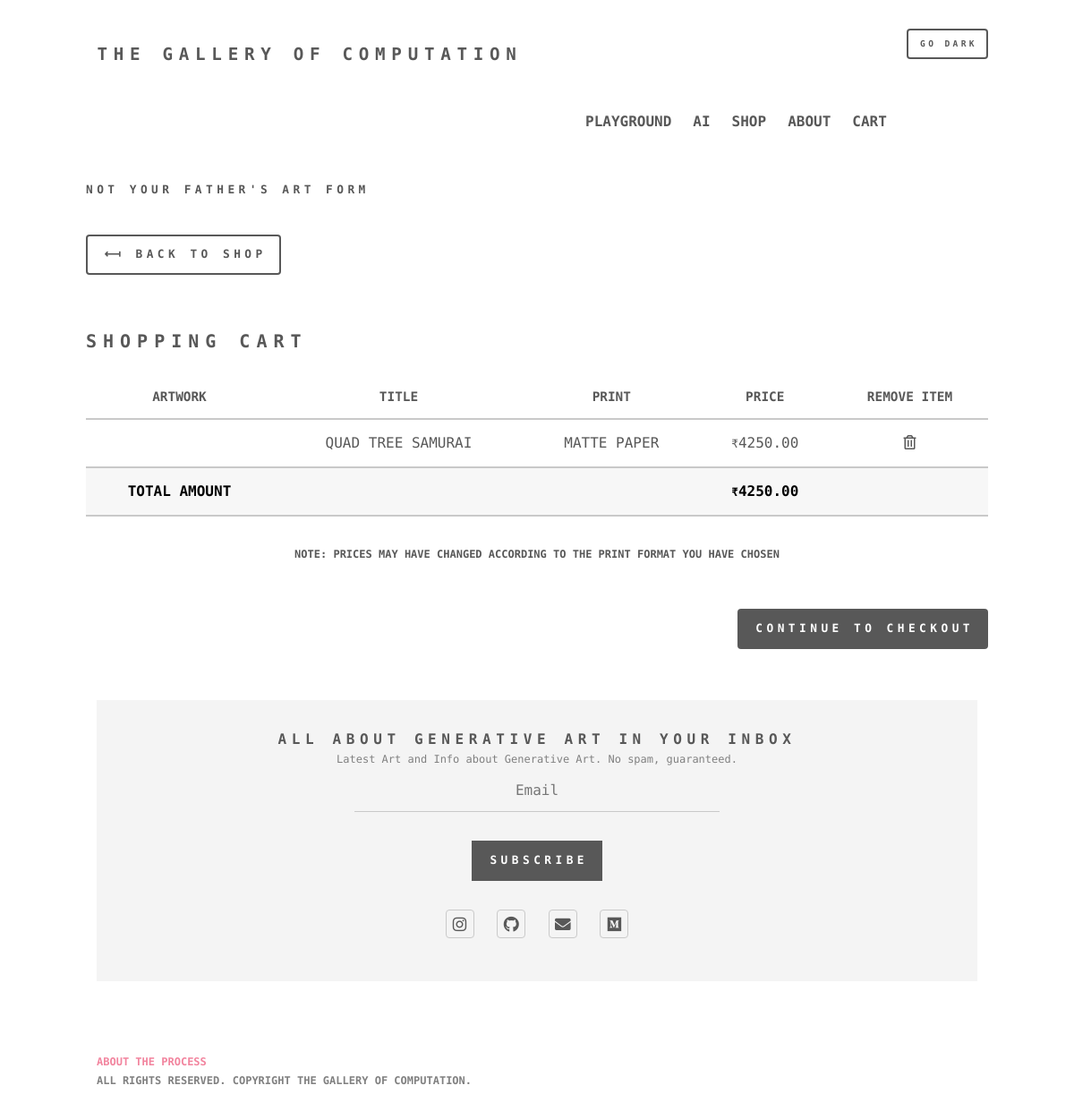
/cart/ (signed in), run on an earlier commit of the app's database.
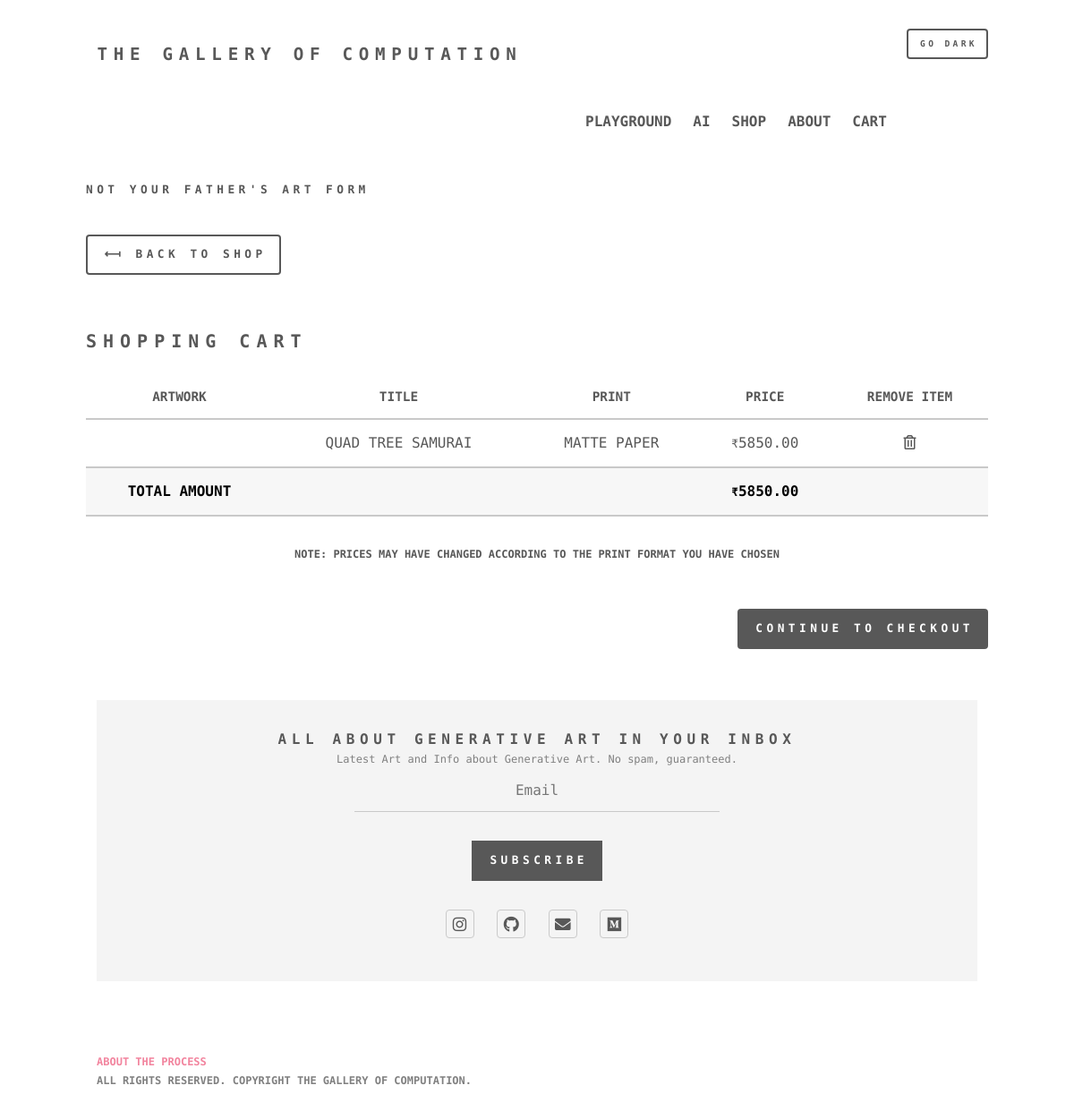
And on a later commit of the database.
### shop/models.py (models this page shows, shortened)
class OrderItem(models.Model):
    product = models.ForeignKey(Product, on_delete=models.SET_NULL, blank=True, null=True)
    order = models.ForeignKey(Order, on_delete=models.SET_NULL, blank=True, null=True)
    date_ordered = models.DateTimeField(auto_now_add=True)
    signature_choices = (('Front', 'Front'), ('Back', 'Back'), ('None', 'None'))
    print_choices = (('Canvas', 'Canvas'), ('Matte Paper', 'Matte Paper'))
    printstyle = models.CharField(max_length=25, choices=print_choices, default='Canvas')
    signature = models.CharField(max_length=25, choices=signature_choices, default='Front')
    other = models.TextField(max_length=200, blank=True, null=True)
    @property
    def get_price(self):
        return self.product.price

class Product(models.Model):
    name = models.CharField(max_length=200, null=True)
    created = models.DateTimeField(default=datetime.datetime.now)
    price = models.FloatField()
    digital = models.BooleanField(default=False, null=True, blank=False)
    information = models.TextField(null=True, blank=False)
    sold = models.BooleanField(default=False)
    width = models.FloatField(default=16)
    height = models.FloatField(default=16)
    @property
    def get_default_image_url(self):
        try:
            images = list(self.productimage_set.filter(default_image=True))
            if images:
                return images[0].image.url
            return ''
        except Exception as e:
            print(f"Could not find the image url: {e}")
            return ''
    @property
    def get_canvas_factor(self):
        return 180
    @property
    def get_canvas_increment(self):
        return ((self.width + 6) // 12 * (self.height + 6) // 12) * self.get_canvas_factor

class Order(models.Model):
    customer = models.ForeignKey(Customer, on_delete=models.SET_NULL, blank=True, null=True)
    date_ordered = models.DateTimeField(auto_now_add=True)
    complete = models.BooleanField(default=False, null=True, blank=False)
    transaction_id = models.CharField(max_length=200, null=True)
    @property
    def get_cart_total(self):
        return sum(
            [item.get_price + (item.printstyle.lower() == 'canvas') * item.product.get_canvas_increment for item in
             self.orderitem_set.all()])

### shop/views.py (the view)
# urls.py: path('cart/', views.cart, name='cart'),
def cart(request):
    if request.user.is_authenticated:
        customer = Customer.objects.all().filter(user=request.user)[0]
    else:
        customer = Customer.objects.all().filter(name='anon' + str(request.session.session_key))[0]
    order, created = Order.objects.get_or_create(customer=customer, complete=False)
    items = list(order.orderitem_set.all())
    for item in items:
        if item.product.sold:
            order.orderitem_set.get(id=item.id).delete()
        elif item.printstyle.lower() == 'canvas':
            item.product.price += item.product.get_canvas_increment
    context = {'items': items, 'order': order, 'page_title': "Cart: The Gallery of Computation"}
    return render(request, 'shop/cart.html', context)

### shop/forms.py
class NewsletterForm(ModelForm):
    class Meta:
        model = NewsLetterEmail
        fields = ['email']
        widgets = {'email': forms.TextInput(attrs={
            'type': 'email',
            'name': 'email',
            'placeholder': 'Email',
            'class': 'email_footer'
        })}

### shop/context_processors.py (called while the page is built)
def newsletter_form(request):
    return {'newsletter_form': NewsletterForm()}

### shop/Templates/shop/cart.html (shortened to what this page needs)
{% extends 'shop/main.html' %}
{% load static %}
{% block content %}
    <header>
        <a href="{% url 'shop' %}" class="button">&#10235; back to shop</a>
        {% if not items %}
            <script src="https://cdn.jsdelivr.net/npm/p5@1.0.0/lib/p5.js"></script>
            <script src="{% static 'js/rainSketch.js' %}"></script>
            <h2 style="text-align: center!important;">Empty Cart!</h2>
            <div class="aln-center" style="text-align: center;">
                <img src="https://upload.wikimedia.org/wikipedia/commons/thumb/c/c5/Edvard_Munch%2C_1893%2C_The_Scream%2C_oil%2C_tempera_and_pastel_on_cardboard%2C_91_x_73_cm%2C_National_Gallery_of_Norway.jpg/960px-Edvard_Munch%2C_1893%2C_The_Scream%2C_oil%2C_tempera_and_pastel_on_cardboard%2C_91_x_73_cm%2C_National_Gallery_of_Norway.jpg"
                     alt="" style="height: 30em;">
                <p class="description-para" style="font-size: 0.75em">
                    <b>The Scream, Edvard Munch</b>
                </p>
            </div>
        {% else %}
            <h2 style="margin-top: 2.5em; margin-bottom: 1.75em; font-size: 1.25em;">Shopping Cart</h2>
            <div class="table-wrapper">
                <table>
                    <thead>
                    <tr>
                        <th>Artwork</th>
                        <th>Title</th>
                        <th>Print</th>
                        <th>Price</th>
                        <th>Remove Item</th>
                    </tr>
                    </thead>
                    <tbody>
                    {% for item in items %}
                        <tr>
                            <td></td>
                            <td>{{ item.product.name }}</td>
                            <td>{{ item.printstyle }}</td>
                            <td><span style="font-size: 0.8em">₹</span>{{ item.product.price|floatformat:2 }}</td>
                            <td><a href="{% url 'delete_item_cart' item.product.id %}"
                                   class="icon style1  far fa-trash-alt" aria-hidden="true"></a>
                            </td>
                        </tr>
                    {% endfor %}
                    </tbody>
                    <tfoot>
                    <tr>
                        <td colspan="1">Total Amount</td>
                        <td colspan="2"></td>
                        <td><span style="font-size: 0.8em">₹</span>{{ order.get_cart_total|floatformat:2 }}</td>
                        <td></td>
                    </tr>
                    </tfoot>
                </table>
                <p style="font-size: 0.75em; text-transform: uppercase; text-align: center"><b>Note: Prices may have
                    changed according to the print format you have chosen</b></p>
            </div>
            <a href="{% url 'checkout' %}" class="button primary" style="float: right; margin-top: 2em;">Continue to
                Checkout</a>
        {% endif %}
    </header>
{% endblock content %}

### shop/Templates/shop/main.html (shortened to what this page needs)
{% load static %}
<!DOCTYPE html>
<html lang="en">
<head>
    <link rel="stylesheet" href="{% static 'css/main.css' %}">
    <link rel="stylesheet" href="{% static 'css/dark_theme.css' %}">
</head>
<body class="is-preload">
<div id="wrapper">
    <header id="header">
        <div class="inner">
            <a href="{% url 'shop' %}" class="logo">
                                          <span class="title">THE GALLERY OF COMPUTATION</span>
            </a>
            <input type="button" style="float: right; font-size: 0.6em;" onclick="toggleTheme()" value="GO DARK" id="dark-theme"/>
        </div>
    </header>
    <nav id="navbar">
        <div class="navinner">
            <ul class="nav_links">
                <li><a href="{% url 'playground-home' %}">Playground</a></li>
                <li><a href="{% url 'ai-art' %}">AI</a></li>
                <li><a href="{% url 'shop' %}">Shop</a></li>
                <li><a href="{% url 'about' %}">About</a></li>
                <li><a href="{% url 'cart' %}">Cart</a></li>
            </ul>
        </div>
    </nav>
    <div style="padding: 1em">
        <div class="inner">
            <header>
                <h5><a href="{% url 'about_process' %}" class="underline_a" style="font-weight: 900;">Not your father's Art Form</a></h5>
            </header>
        </div>
    </div>
    <div id="main">
        <div class="inner">
            {% block content %}
            {% endblock content %}
        </div>
    </div>
    {% block footer_block %}
        <footer id="footer">
            <div class="inner">
                <h2>All About Generative Art In your Inbox</h2>
                <p>Latest Art and Info about Generative Art. No spam, guaranteed.</p>
                <form method="post" action="{% url 'subscribe' %}">
                    <div class="fields email-holder">
                        <div class="field half align-center">
                            {{ newsletter_form.email }}
                        </div>
                    </div>
                    <div class="">
                        <div class="subscribe">
                            <input type="submit" value="Subscribe" id="subscribe" class="primary subscribe"/>
                        </div>
                    </div>
                </form>
                <div>
                    <ul class="icons">
                        <li><a href="https://instagram.com/raunit_x" target="_blank"
                               class="icon brands style2 fa-instagram"></a></li>
                        <li><a href="https://github.com/raunit-x" target="_blank"
                               class="icon brands style2 fa-github"></a></li>
                        <li><a href="mailto:raunit88@gmail.com" target="_blank"
                               class="icon solid style2 fa-envelope"></a></li>
                        <li><a href="https://medium.com/@raunit_x" target="_blank"
                               class="icon brands style2 fa-medium"></a>
                        </li>
                    </ul>
                </div>
            </div>
        </footer>
    {% endblock %}
    <div class="copyright">
        <p><a href="{% url 'about_process' %}" style="color: #f2849e;" class="underline_a">About the Process</a></p>
        <p>All Rights Reserved. Copyright The Gallery of Computation.</p>
    </div>
</div>
</body>
</html>

### static/css/dark_theme.css (style rules this page uses)
html { background-color: #0e1011 !important; }
html, body, input, textarea, select, button { background-color: #0e1011; }
html, body, input, textarea, select, button { border-color: #72695b; color: #f2f0ed; }
a { color: #2b93ff; }
table { border-color: #50575b; }
::placeholder { color: #b7afa4; }
:root { --darkreader-neutral-background: #080a0b; --darkreader-neutral-text: #e1dcd7; --darkreader-selection-background: #0048ae; --darkreader-selection-text: #f2f0ed; }
html, body, div, span, applet, object, iframe, h1, h2, h3, h4, h5, h6, p, blockquote, pre, a, abbr, acronym, address, big, cite, code, del, dfn, em, img, ins, kbd, q, s, samp, small, strike, strong, sub, sup, tt, var, b, u, i, center, dl, dt, dd, ol, ul, li, fieldset, form, label, legend, table, caption, tbody, tfoot, thead, tr, th, td, article, aside, canvas, details, embed, figure, figcaption, footer, header, hgroup, menu, nav, output, ruby, section, summary, time, mark, audio, video { border-color: initial; }
ol, ul { list-style-image: initial; }
body { background-image: initial; background-color: rgb(14, 16, 17); }
body, input, select, textarea { color: rgb(181, 174, 162); }
a { text-decoration-color: initial; color: rgb(181, 174, 162); }
h2 a, h3 a, h4 a, h5 a, h6 a { color: inherit; }
.icon { text-decoration-color: initial; border-bottom-color: initial; }
.icon.style2 { background-color: transparent; border-color: rgb(57, 63, 65); color: inherit; }
ul { list-style-image: initial; }
ul.icons { list-style-image: initial; }
input[type="text"], input[type="password"], input[type="email"], input[type="tel"], select, textarea { background-color: transparent; border-top-color: initial; border-right-color: initial; border-left-color: initial; border-bottom-color: rgb(57, 63, 65); color: inherit; outline-color: initial; text-decoration-color: initial; }
input[type="text"]:invalid, input[type="password"]:invalid, input[type="email"]:invalid, input[type="tel"]:invalid, select:invalid, textarea:invalid { box-shadow: none; }
table tbody tr { border-top-color: rgb(57, 63, 65); border-bottom-color: rgb(57, 63, 65); border-left-color: initial; border-right-color: initial; }
table thead { border-bottom-color: rgb(57, 63, 65); }
table tfoot { background-color: rgba(83, 91, 95, 0.07); color: rgb(242, 240, 237); border-top-color: rgb(57, 63, 65); border-bottom-color: rgb(57, 63, 65); }
input[type="submit"], input[type="reset"], input[type="button"], button, .button { background-color: transparent; border-color: initial; box-shadow: rgb(60, 66, 70) 0px 0px 0px 2px inset; text-decoration-color: initial; color: rgb(181, 174, 162) !important; }
input[type="submit"].primary, input[type="reset"].primary, input[type="button"].primary, button.primary, .button.primary { box-shadow: none; background-color: rgb(60, 66, 70); color: rgb(242, 240, 237) !important; }
#navbar ul > li > a { color: inherit; text-decoration-color: initial; border-bottom-color: initial !important; }
#header .logo { border-bottom-color: initial; color: inherit; text-decoration-color: initial; }
#footer { background-color: rgb(20, 24, 25); }
.copyright p { color: rgb(154, 145, 129); }
#footer p { color: rgb(154, 145, 129); }
.nav_links a::before { background-color: rgb(119, 2, 29); }
.underline_a::before { background-color: rgb(119, 2, 29); }
::placeholder { opacity: 0.5 !important; }

What changed in the data, as far as the page shows it:
changed through a linked row, OrderItem "MATTE PAPER": product.price "4250.00" → "5850.00"
changed through a linked row, Order: get_cart_total "4250.00" → "5850.00"
